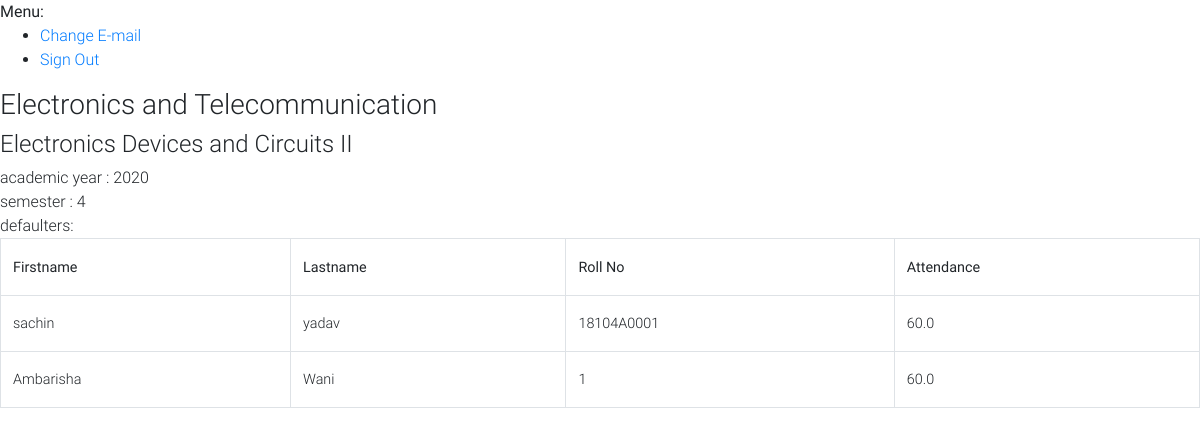
/defaulters/1/1 (signed in), run on an earlier commit of the app's database.
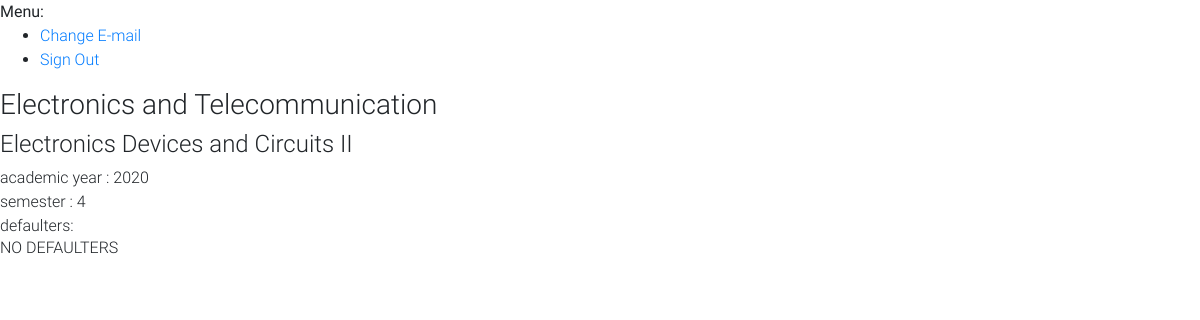
And on a later commit of the database.
### addentance/models.py (models this page shows, shortened)
class Class(models.Model):
    academic_year = models.PositiveIntegerField(
            validators=[
                MinValueValidator(1900),
                MaxValueValidator(datetime.datetime.now().year)],
            help_text="Use the following format: <YYYY>")
    semester =  models.PositiveIntegerField(
            validators=[
                MinValueValidator(1),
                MaxValueValidator(8)],
    )
    division = models.CharField(max_length=2, blank=True, null=True)
    branch = models.ForeignKey('Branch',on_delete=models.CASCADE)
    students = models.ManyToManyField('Student')

class Branch(models.Model):
    branch_name = models.CharField(max_length = 100)
    branch_abr = models.CharField(max_length = 7)
    def __str__(self):
        return self.branch_name

class Subject(models.Model):
    subject_name = models.CharField(max_length = 100)
    subject_abbr = models.CharField(max_length = 5)

class Attendance(models.Model):
    student  = models.ForeignKey('Student',on_delete=models.CASCADE,blank=True, null=True)
    subject = models.ForeignKey('Subject',on_delete=models.SET_NULL,blank=True, null=True)
    detailed_attendance = models.ManyToManyField('AttendanceTimestamp',blank=True)
    not_attended = models.IntegerField(default=0)
    total = models.IntegerField(default=0)
    def attendance(self):
        try:
            attendance = ( (self.total - self.not_attended) / self.total )* 100
        except :
            attendance=0
        return round(attendance,2)
    def is_defaulter(self):
        if self.total != 0:
            if ( (self.total - self.not_attended) / self.total )* 100  < 75:
                return True
        return False

class Student(models.Model):
    first_name  = models.CharField(max_length = 100)
    last_name  = models.CharField(max_length = 100)
    roll_no  = models.CharField(max_length = 100)

### addentance/views.py (the view)
# urls.py: path('defaulters/<class_pk>/<subject_pk>', views.Defaulters.as_view(), name='defaulter-list'),
class Defaulters(LoginRequiredMixin,View):
    def get(self,request,class_pk,subject_pk,*args,**kwargs):
        class_ = Class.objects.get(pk = class_pk)
        teacher = Teacher.objects.get(user= request.user)
        subject = Subject.objects.get(pk=subject_pk)
        if isTeacher(class_,teacher,subject):
            defaulters = []
            for student in class_.students.all():
                attendance  = Attendance.objects.get(student=student,subject=subject)
                if attendance.is_defaulter():
                    defaulters.append(attendance)
            context = {
                'class':class_,
                'subject':subject,
                'defaulters':defaulters,
            }
            return render(request,"defaulters.html",context)
        else:
            return redirect('home')

### addentance/views.py (called while the page is built)
def isTeacher(class_,teacher,subject):
        try:
            teacher_dets  = Teacher_Detail.objects.get(teacher=teacher, subject=subject)
        except:
            teacher_dets = None
        if teacher_dets is not None:
            for class__ in teacher_dets.classes.all():
                if class_==class__:
                        return True
        return False

### templates/defaulters.html
{% extends "base.html" %}
{% block content %}
            <h3>{{class.branch}} {{class.divison}}</h3>
            <h4>{{subject.subject_name}}</h4>
            academic year : {{class.academic_year}}<br>
            semester : {{class.semester}}<br>
            defaulters:
            {% if  defaulters  %}
            <table class="table table-bordered">
                    <tr>
                        <th>Firstname</th>
                        <th>Lastname</th>
                        <th>Roll No</th>
                        <th>Attendance</th>
                    </tr>
            {% for attendance in defaulters  %}
                    <tr>
                        <td>{{attendance.student.first_name}}</td>
                        <td>{{attendance.student.last_name}}</td>
                        <td>{{attendance.student.roll_no}} </td>
                        <td>{{attendance.attendance}}</td>
                        </tr>
            {% endfor %}
            {% else %}
            <h6>NO DEFAULTERS </h6>
           {% endif %}
{% endblock content %}

### templates/base.html (shortened to what this page needs)
<!DOCTYPE html>
{% load static %}
{% load crispy_forms_tags %}
<html>
  <head>
    <link rel="stylesheet" href="https://use.fontawesome.com/releases/v5.11.2/css/all.css">
    <link href="{% static 'css/bootstrap.min.css' %}" rel="stylesheet">
    <link href="{% static 'css/mdb.min.css' %}" rel="stylesheet">
    <link href="{% static 'css/style.min.css' %}" rel="stylesheet">
  </head>
  <body>
    {% block body %}
    <div>
      <strong>Menu:</strong>
      <ul>
        {% if user.is_authenticated %}
        <li><a href="{% url 'account_email' %}">Change E-mail</a></li>
        <li><a href="{% url 'account_logout' %}">Sign Out</a></li>
        {% else %}
        <li><a href="{% url 'account_login' %}">Sign In</a></li>
        <li><a href="{% url 'account_signup' %}">Sign Up</a></li>
        {% endif %}
      </ul>
    </div>
    {% block content %}
    {% endblock %}
    {% endblock %}
  </body>
</html>

### templates/base.html (style rules this page uses)
html, body, header, .carousel { height: 60vh; }

What changed in the data, as far as the page shows it:
removed Attendance: student.first_name "sachin", student.last_name "yadav", student.roll_no "18104A0001", attendance "60.0"
removed Attendance: student.first_name "Ambarisha", student.last_name "Wani", student.roll_no "1", attendance "60.0"
Also different on the page:
text no longer shown: "Firstname Lastname Roll No Attendance"
text now shown: "NO DEFAULTERS"
